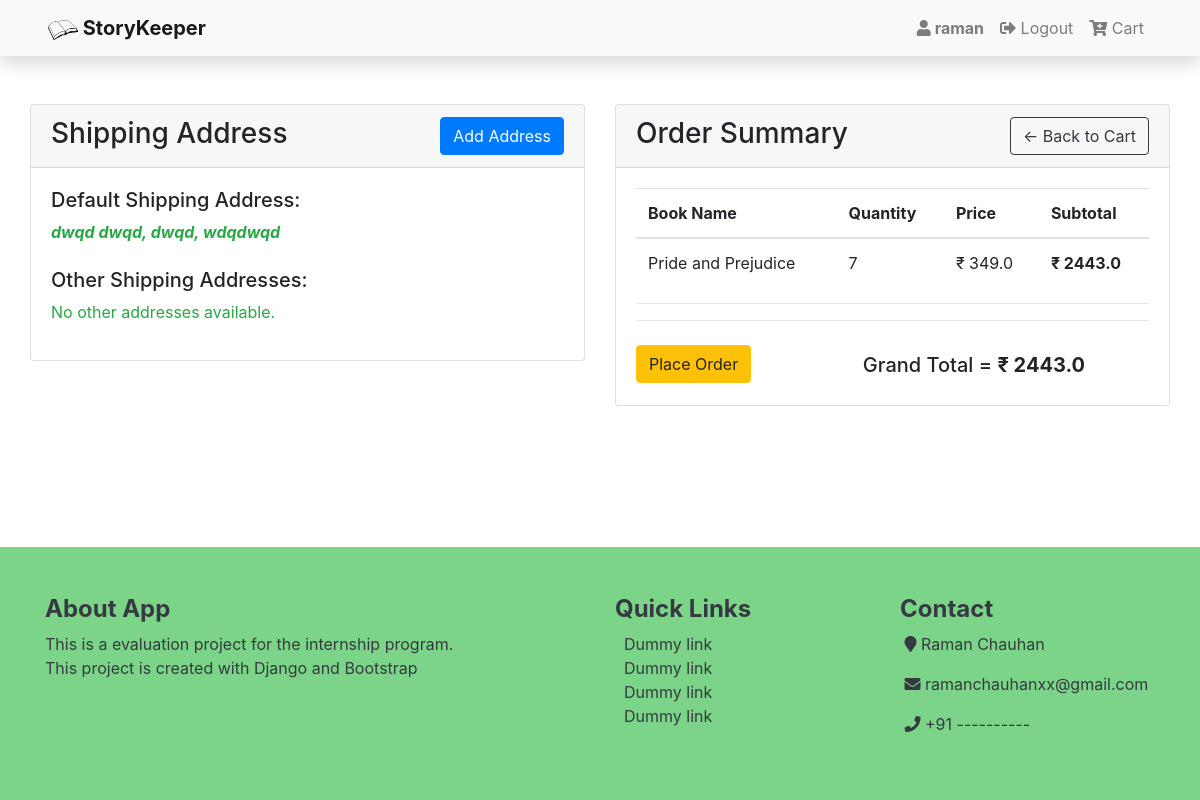
/cart/checkout (signed in), run on an earlier commit of the app's database.
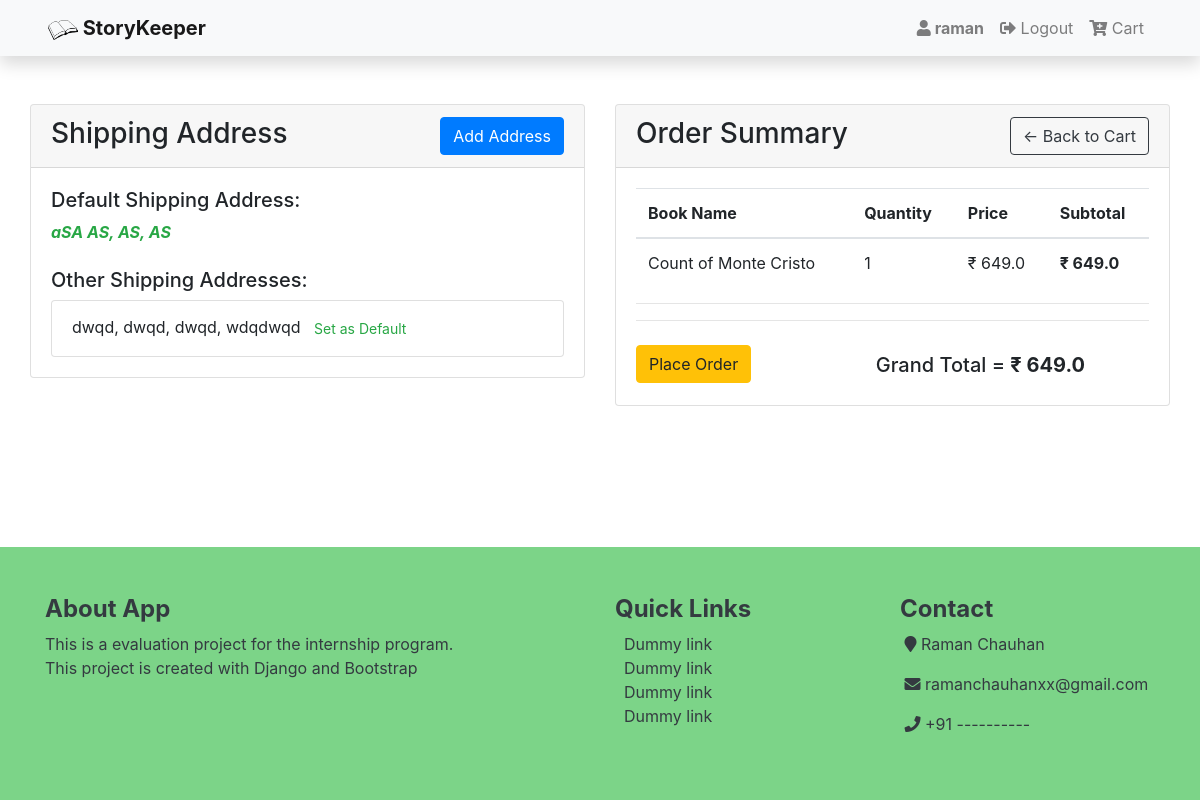
And on a later commit of the database.
### books/models.py (models this page shows, shortened)
class ShippingAddress(models.Model):
    user = models.ForeignKey(User, on_delete=models.SET_NULL, blank=True, null=True)
    address = models.CharField(max_length=200, null=True)
    city = models.CharField(max_length=200, null=True)
    state = models.CharField(max_length=200, null=True)
    zipcode = models.CharField(max_length=200, null=True)
    date_added = models.DateTimeField(auto_now_add=True)
    is_default = models.BooleanField(default=False)

class Cart(models.Model):
    user = models.ForeignKey(User, on_delete=models.CASCADE, null=True, blank=True)
    books = models.ForeignKey(Book, on_delete=models.SET_NULL, blank=True, null=True)
    quantity = models.PositiveIntegerField(null=True, blank=True)
    date_added = models.DateTimeField(auto_now_add=True)

class Book(models.Model):
    status = (
    (0, "Draft"),
    (1, "Publish")
    )
    title  		 = models.CharField(max_length=200)
    slug         = models.SlugField(max_length=140, unique=True)
    author 		 = models.CharField(max_length=100)
    genre        = models.ForeignKey(Genre, on_delete=models.SET_NULL, null=True, blank=True)
    price     	 = models.FloatField(default=0)
    quantity   	 = models.PositiveIntegerField()
    description  = models.TextField(default='No Description', null=True, blank=False)
    average_rating  = models.FloatField(default=0)
    created_on 	 = models.DateTimeField(auto_now_add=True)
    updated_on 	 = models.DateTimeField(auto_now=True)
    digital         = models.BooleanField(default=False, null=True, blank=False)
    status          = models.IntegerField(choices=status,default = 1)
    class Meta:
        ordering    = ['-quantity']

### books/views.py (the view)
# urls.py: path('cart/checkout', views.checkoutView, name='checkout'),
@login_required
def checkoutView(request):
    user = request.user
    cart_items = Cart.objects.filter(user=user)
    total_amount = calculateCartTotal(cart_items)
    try:
        default_shipping_address = ShippingAddress.objects.get(user=user, is_default=True)
    except ShippingAddress.DoesNotExist:
        default_shipping_address = None
    other_shipping_addresses = ShippingAddress.objects.filter(user=user, is_default=False)
    if request.method == 'POST':
        form = ShippingAddressForm(request.POST)
        if form.is_valid():
            shipping_address = form.save(commit=False)
            shipping_address.user = user
            shipping_address.save()
            ShippingAddress.objects.filter(user=user).exclude(id=shipping_address.id).update(is_default=False)
            order = Order(user=user, total_amount=total_amount)
            order.save()
            order.items.set(cart_items)
            order_history = OrderHistory(
                user=user,
                items=order.items.all(),
                order_date=order.order_date,
                order_quantity=cart_items.count(),
                total_amount=order.total_amount,
                shipping_address=shipping_address
            )
            order_history.save()
            cart_items.delete()
            messages.success(request, 'Order placed successfully!')
            return redirect('order_history')
    else:
        form = ShippingAddressForm(instance=default_shipping_address)
    context = {
        'cart_items': cart_items,
        'total_amount': total_amount,
        'form': form,
        'shipping_address': default_shipping_address,
        'other_addresses': other_shipping_addresses,
    }
    return render(request, 'shopping/checkout.html', context)

### books/templatetags/custom_filters.py (called while the page is built)
@register.filter
def calculate_subtotal(cart_item):
    return cart_item.quantity * cart_item.books.price

### books/views.py (called while the page is built)
def calculateCartTotal(cart_items):
    total = 0
    for item in cart_items:
        total += item.books.price * item.quantity
    return total

### books/templates/shopping/checkout.html (shortened to what this page needs)
{% extends 'base.html' %}
{% load custom_filters %}
{% block content %}
{% load static %}
<div class="container-fluid my-5">
    <div class="row">
        <div class="col-md-6">
            <div class="card">
                <div class="card-header h3">
                    Shipping Address
                    <a href="{% url 'add_shipping_address' %}" class="btn btn-primary float-right">Add Address</a>
                </div>
                <div class="card-body">
                    <form method="POST" class="shipping-address-form">
                        <h5>Default Shipping Address:</h5>
                        <i><strong class="text-success">{{ shipping_address.address }}
                            {{ shipping_address.city }},
                            {{ shipping_address.state }},
                            {{ shipping_address.zipcode }}
                        </strong></i><br><br>
                        <h5>Other Shipping Addresses:</h5>
                        {% if other_addresses %}
                            <ul class="list-group">
                                {% for address in other_addresses %}
                                <li class="list-group-item">
                                    {{ address.address }},
                                    {{ address.city }},
                                    {{ address.state }},
                                    {{ address.zipcode }}
                                    {% if address.is_default %}
                                    (Default)
                                    {% else %}
                                    <a href="{% url 'set_default_address' address.id %}" class="btn btn-link btn-sm text-success">Set as Default</a>
                                    {% endif %}
                                </li>
                                {% endfor %}
                            </ul>
                            {% else %}
                            <p class="text-success">No other addresses available.</p>
                            {% endif %}
                    </form>
                </div>
            </div>
        </div>
        <div class="col-md-6">
            <div class="card">
                <div class="card-header h3">
                    Order Summary
                    <a  class="btn btn-outline-dark float-right" href="{% url 'cart' %}">&#x2190; Back to Cart</a>
                </div>
                <div class="card-body">
                    <table class="table">
                        <thead>
                            <tr>
                                <th>Book Name</th>
                                <th>Quantity</th>
                                <th>Price</th>
                                <th>Subtotal</th>
                            </tr>
                        </thead>
                        <tbody>
                            {% for cart_item in cart_items %}
                                <tr>
                                    <td>{{ cart_item.books.title }}</td>
                                    <td>{{ cart_item.quantity }}</td>
                                    <td>&#8377; {{ cart_item.books.price }}</td>
                                    <td><strong>&#8377; {{ cart_item|calculate_subtotal }}</strong></td>
                                </tr>
                            {% endfor %}
                        </tbody>
                    </table><hr><hr>
                    <a href="{% url 'order_history' %}" class="mt-2 btn btn-warning mr-3">Place Order</a>
                    <p class="mt-3 float-right mr-5 pr-3 h5">Grand Total = <b>&#8377; {{ total_amount }}</b></p>
                </div>
            </div>
        </div>
    </div>
</div>
{% endblock %}

What changed in the data, as far as the page shows it:
removed Cart: books "Pride and Prejudice", quantity "7", books.price "349.0", quantity+books "2443.0"
added ShippingAddress: address "aSA", city "AS", state "AS", zipcode "AS"
now on one of the page's lists (row edited): ShippingAddress: address "dwqd", city "dwqd", state "dwqd", zipcode "wdqdwqd"
added Cart: books "Count of Monte Cristo", quantity "1", books.price "649.0", quantity+books "649.0"
Also different on the page:
{{ total_amount }}: "2443.0" → "649.0"
{{ shipping_address.address }}: "dwqd" → "aSA"
{{ shipping_address.city }}: "dwqd" → "AS"
{{ shipping_address.state }}: "dwqd" → "AS"
{{ shipping_address.zipcode }}: "wdqdwqd" → "AS"
text no longer shown: "No other addresses available."
